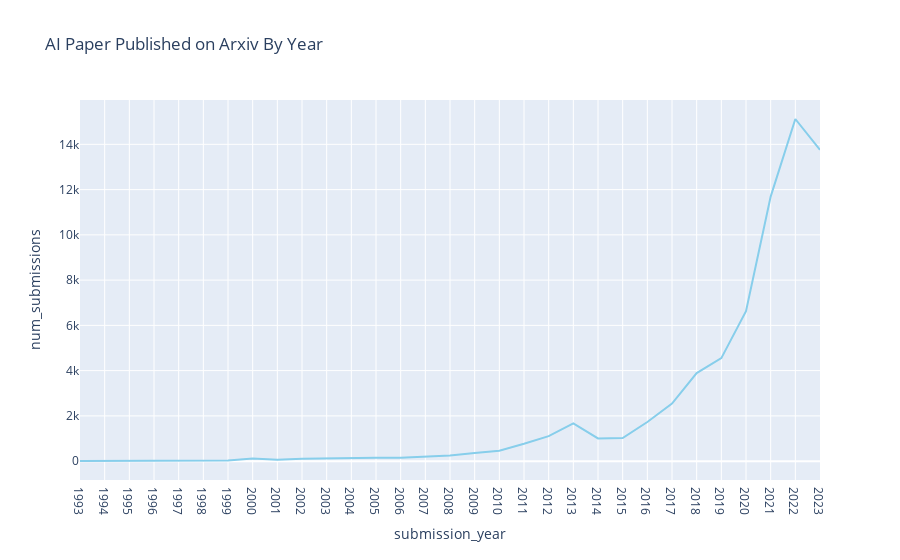

Write notebook code for a chart like this one.
### Code cell
px.line(x='submission_year',y='num_submissions',data_frame=ai_docs_by_year,title="AI Paper Published on Arxiv By Year",color_discrete_sequence=['#87CEEB'])

### Figure 1 — Plotly figure (JSON) as saved in the notebook; plotly's stock layout.template omitted (floating-point values rounded to 4 significant figures)
{"data": [{"hovertemplate": "submission_year=%{x}<br>num_submissions=%{y}<extra></extra>", "legendgroup": "", "line": {"color": "#87CEEB", "dash": "solid"}, "marker": {"symbol": "circle"}, "mode": "lines", "name": "", "orientation": "v", "showlegend": false, "type": "scatter", "x": ["1993", "1994", "1995", "1996", "1997", "1998", "1999", "2000", "2001", "2002", "2003", "2004", "2005", "2006", "2007", "2008", "2009", "2010", "2011", "2012", "2013", "2014", "2015", "2016", "2017", "2018", "2019", "2020", "2021", "2022", "2023"], "xaxis": "x", "y": [6, 14, 27, 28, 20, 28, 31, 121, 66, 109, 129, 163, 155, 152, 196, 252, 361, 464, 769, 1104, 1666, 1002, 1017, 1731, 2541, 3894, 4551, 6623, 11691, 15120, 13756], "yaxis": "y"}], "layout": {"legend": {"tracegroupgap": 0}, "title": {"text": "AI Paper Published on Arxiv By Year"}, "xaxis": {"anchor": "y", "domain": [0, 1], "title": {"text": "submission_year"}}, "yaxis": {"anchor": "x", "domain": [0, 1], "title": {"text": "num_submissions"}}}}
